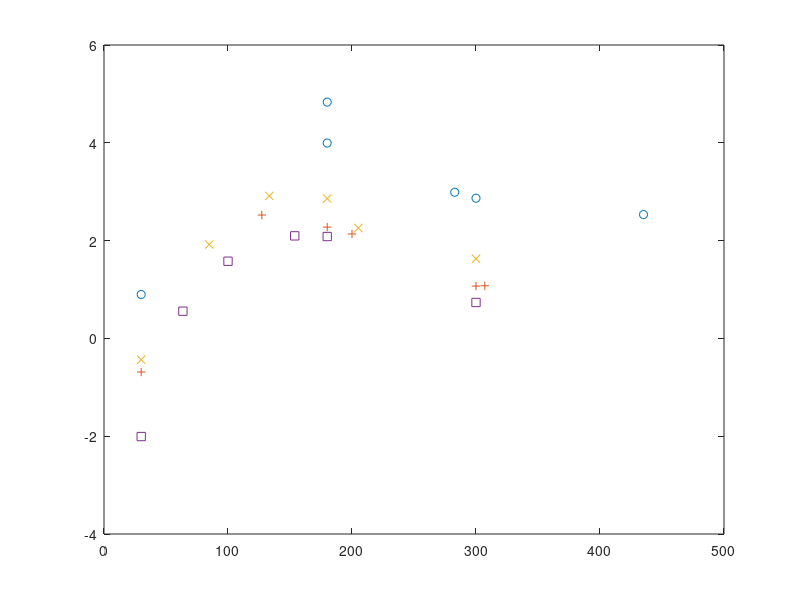

This chart was generated by the following MATLAB code:
%Totall flux in corona, transition and chrmosphere
%total flux values for driver models where driver amplitude is fixed at
%350m/s for all frequencies and modes

%fluxes calculated using energyperunitareascript

%first index is period column is mode
efluxcoronaavg=zeros(6,4);
efluxtranavg=zeros(6,4);
efluxchromavg=zeros(6,4);

%20,42,90,117
ef1Mm=zeros(6,4);  %20
ef2Mm=zeros(6,4);  %42
ef4Mm=zeros(6,4);  %90
ef5p5Mm=zeros(6,4); %117


%arrays storing flux values for (1,1) (2,2) (3,3) normal modes
% periods(471.4, 235.7, 157.1 )
%first index is period column is mode
efluxcoronaavgnd=zeros(1,3);
efluxtranavgnd=zeros(1,3);
efluxchromavgnd=zeros(1,3);

%20,42,90,117
ef1Mmnd=zeros(1,3);  %20
ef2Mmnd=zeros(1,3);  %42
ef4Mmnd=zeros(1,3);  %90
ef5p5Mmnd=zeros(1,3); %117


%(0,0) mode
efluxcoronaavgnd(:)=[665.303;0 ;0];
efluxtranavgnd(:)=[4.3055e6;0 ;0 ];
efluxchromavgnd(:)=[1.2648e6;0 ;0 ];

%20,42,90,117
ef1Mmnd(:)=[7.2224e4;0 ;0 ];
ef2Mmnd(:)=[432.3633;0 ;0 ];
ef4Mmnd(:)=[0.7576;0 ;0 ];
ef5p5Mmnd(:)=[0.1869;0 ;0 ];


periodvalues=zeros(6,4);
freqvalues=zeros(6,4);
mode=zeros(4);

mode=[0 1 2 3];

%period values for different modes
%periodvalues=zeros(5,4);
periodvalues(:,1)=[30;300; 180; 435.1;179.98;282.84];  %0,0 mode
periodvalues(:,2)=[30;300;180;307.1;127.27;200.0];    %0,1 mode
periodvalues(:,3)=[30;300;180;205.1;84.84;133.33];   %0,2 mode
periodvalues(:,4)=[30;300;180;153.8;63.63;100.0];   %0,3 mode

freqvalues=2*pi./periodvalues;
freqvalues=freqvalues.*1000;
f1=freqvalues(:,1);
f2=freqvalues(:,2);
f3=freqvalues(:,3);
f4=freqvalues(:,4);

%(0,0) mode
efluxcoronaavg(:,1)=[631.2369; 5.9778e+04; 5.5733e6 ;3.0037e4 ; 7.8956e6; 7.9381e4];
efluxtranavg(:,1)=[5.6011e4; 1.7168e+07; 9.6167e8 ;2.8300e7 ; 9.0611e7;  1.1122e7];
efluxchromavg(:,1)=[3.0578e5; -2.963e6; 5.2853e7 ;-8.3555e6 ; 1.2814e7; -4.8432e6];

%20,42,90,117
ef1Mm(:,1)=[966.0016; 7.1616e+04; 3.1342e6 ;1.2418e5 ; 6.2586e6; 1.0498e5 ];
ef2Mm(:,1)=[12.5077; 1.6954e+03; 1.5851e5 ;2.2957e3 ; 1.7128e4; 2.118e3 ];
ef4Mm(:,1)=[7.9025; 7.365235e+02; 6.7922e4 ;340.7484 ; 9.8941e3; 975.1936 ];
ef5p5Mm(:,1)=[4.2109; 3.782955e+02; 3.5415e4 ;180.6875 ; 5.1971e3; 517.0635 ];

%(0,1) mode
efluxcoronaavg(:,2)=[29.494901358148860;4.051318147572162e+03 ; 2.297778483240479e+04 ;4.053532620146417e+03 ;3.856218208415547e+04;1.954133195048339e+04 ];
efluxtranavg(:,2)=[ 1.054779756729525e+04; 2.322355043706996e+07; 1.429271898161694e+07 ;1.918490649361231e+07 ; 1.179700680364561e+07; 1.352725674772107e+07];
efluxchromavg(:,2)=[ 3.193638517989970e+05; -7.828691311908537e+04; 1.457402658852436e+07 ;-3.517890547439763e+05 ; 1.406546834883577e+07; 1.151505293805653e+07 ];

%300;180;425.9;307.1;127.27;200.0
%20,42,90,117
ef1Mm(:,2)=[ 1.181937534422132e+03; 2.325498887642353e+05; 6.820495175402486e+05 ;2.299084630407648e+05 ; 3.820877309413052e+05; 5.546153509682965e+05 ];
ef2Mm(:,2)=[2.828189265845708; 2.304140042178029e+03; 2.677864825401096e+03 ;2.169226288639462e+03 ; 2.188604456909034e+03; 1.946719309328360e+03];
ef4Mm(:,2)=[ 0.205509652657564; 11.757607578686622; 1.887405292585208e+02 ;11.919682565831048 ; 3.332258098189356e+02; 1.367391163927973e+02 ];
ef5p5Mm(:,2)=[ 0.078588748582156;4.169455752642226; 76.962911859891240 ;3.944310218862486 ; 1.440542130499308e+02; 51.342157472928310];

%(0,2) mode
efluxcoronaavg(:,3)=[31.551342892733622; 7.114636399189047e+03; 2.192934676898806e+04 ;1.850722543285173e+04 ; 6.652705319929058e+03; 6.574184640968255e+04 ];
efluxtranavg(:,3)=[ 3.166917168136111e+07; 2.261510079321959e+07; 2.173718572374981e+07 ;1.096373006913584e+07 ; 1.329974846984266e+06; 1.505622974793834e+07 ];
efluxchromavg(:,3)=[ 1.516761852906676e+04; 7.384013985141966e+06; 3.983705521896209e+06 ;1.242964460743678e+07 ; 6.312284871119971e+06; 1.450556687395446e+07 ];

%300;180;301.25;205.1;84.84;133.33
%20,42,90,117
ef1Mm(:,3)=[9.956172107625232e+02; 3.760322576876637e+05; 7.441724075866326e+05 ;5.275486045419647e+05 ;9.724618568692198e+04; 4.599962240295626e+05 ];
ef2Mm(:,3)=[2.621743605763687; 3.269349907586470e+03; 3.499636779635483e+03 ;3.183704912315482e+03 ; 2.547995248439194e+02; 2.107198010374638e+03 ];
ef4Mm(:,3)=[0.367814361092569; 42.454595456579500; 7.236398077426835e+02 ;1.808480021747144e+02 ; 83.464570736785930; 8.212728599851757e+02 ];
ef5p5Mm(:,3)=[ 0.263676057608323; 29.592560261755786; 5.032617942871063e+02 ;1.225828746185234e+02 ; 60.0194867834706700; 5.792677648523810e+02 ];




%(0,3) mode
efluxcoronaavg(:,4)=[ 1.099996121221212; 8.971907282486773e+02; 1.277667657562286e+04 ;1.177270633924782e+04 ; 3.692021946494602e+02;3.556102170764067e+03 ];
efluxtranavg(:,4)=[3.110821837047084e+02; 2.904914401505826e+06; 2.690951186770544e+07 ;1.272542853652756e+07 ; 1.965282698014879e+05; 1.551896304136794e+06];
efluxchromavg(:,4)=[4.748622985763176e+04; 1.044195868055844e+07; 2.216691474292787e+07 ;1.803483287362705e+07 ; 3.166768342479758e+06; 9.413352199125048e+06];

%300;180;231.0;153.8;63.63;100.0
%20,42,90,117
ef1Mm(:,4)=[ 3.259072103326768e+020; 3.893404121122640e+05; 8.438982957947100e+05 ;6.379451068678251e+05 ; 2.666037590733403e+04; 1.741670556387822e+05 ];
ef2Mm(:,4)=[ 0.331712474317977; 1.094102897287421e+03; 3.179597693651245e+03 ;1.613759684835975e+03 ; 59.694039130527170; 2.846920054715058e+02];
ef4Mm(:,4)=[ 0.009837085404586; 5.428678716522247; 1.211520263107523e+02 ;1.250109085328079e+02 ; 3.602241966890951; 37.859115707072670];
ef5p5Mm(:,4)=[ 0.004005536685833; 3.065851706439246; 71.413545254839660 ;74.017932812412370 ; 2.065831896382486; 22.092193248971686];

f1=freqvalues(:,1);
f2=freqvalues(:,2);
f3=freqvalues(:,3);
f4=freqvalues(:,4);

% efc1=ef5p5Mm(:,1);
% efc2=ef5p5Mm(:,2);
% efc3=ef5p5Mm(:,3);
% efc4=ef5p5Mm(:,4);
% 
% a(1)=0.4733;
% b(1)=0.3517;
% c(1)=-5.105e5;
% d(1)=-1.936;
% e(1)=7513;
% f(1)=3.842e5;
% 
% delta=(200-15)/20;
% f1fit1=15:delta:200;
% fitval1=a(1).*exp(-b(1).*(f1fit1.^2))+c(1).*(f1fit1.^(-0.1))+d(1).*f1fit1.^2+f(1);
% 
% 
% a(4)=0.4505;
% b(4)=0.08382;
% c(4)=-1.534;
% d(4)=-6.894e-5;
% e(4)=7513;
% f(4)=3.621;
% 
% f1fit4=15:delta:200;
% fitval4=a(4).*exp(-b(4).*(f1fit4.^2))+c(4).*(f1fit4.^(-0.1))+d(4).*f1fit4.^2+f(4);





%plot(periodvalues(1:7,1),ef5p5Mm(1:7,1),'o',periodvalues(1:7,2),ef5p5Mm(1:7,2),'+',periodvalues(1:7,3),ef5p5Mm(1:7,3),'x',periodvalues(1:7,4),ef5p5Mm(1:7,4),'s');
%semilogy(periodvalues(1:6,1),ef5p5Mm(1:6,1),'o',periodvalues(1:6,2),ef5p5Mm(1:6,2),'+',periodvalues(1:6,3),ef5p5Mm(1:6,3),'x',periodvalues(1:6,4),ef5p5Mm(1:6,4),'s');
%semilogy(periodvalues(1:6,1),(efluxcoronaavg(1:6,1)+0.01),'o',periodvalues(1:6,2),(efluxcoronaavg(1:6,2)+0.01),'+',periodvalues(1:6,3),(efluxcoronaavg(1:6,3)+0.01),'x',periodvalues(1:6,4),(efluxcoronaavg(1:6,4)+0.01),'s');

%semilogy(freqvalues(1:6,1),ef5p5Mm(1:6,1),'o',freqvalues(1:6,2),ef5p5Mm(1:6,2),'+',freqvalues(1:6,3),ef5p5Mm(1:6,3),'x',freqvalues(1:6,4),ef5p5Mm(1:6,4),'s');
%loglog(freqvalues(1:6,1),ef5p5Mm(1:6,1),'o',freqvalues(1:6,2),ef5p5Mm(1:6,2),'+',freqvalues(1:6,3),ef5p5Mm(1:6,3),'x',freqvalues(1:6,4),ef5p5Mm(1:6,4),'s');
% plot(log10(freqvalues(1:6,1)),log10(ef5p5Mm(1:6,1)),'o',log10(freqvalues(1:6,2)),log10(ef5p5Mm(1:6,2)),'+',log10(freqvalues(1:6,3)),log10(ef5p5Mm(1:6,3)),'x',log10(freqvalues(1:6,4)),log10(ef5p5Mm(1:6,4)),'s');
%plot((periodvalues(1:6,1)),log10(ef5p5Mm(1:6,1)),'o',(periodvalues(1:6,2)),log10(ef5p5Mm(1:6,2)),'+',(periodvalues(1:6,3)),log10(ef5p5Mm(1:6,3)),'x',(periodvalues(1:6,4)),log10(ef5p5Mm(1:6,4)),'s');
plot((periodvalues(1:6,1)),log10(ef4Mm(1:6,1)),'o',(periodvalues(1:6,2)),log10(ef4Mm(1:6,2)),'+',(periodvalues(1:6,3)),log10(ef4Mm(1:6,3)),'x',(periodvalues(1:6,4)),log10(ef4Mm(1:6,4)),'s');
% hold on;
% plot(log10(f1fit1),log10(fitval1));
% 
% plot(log10(f1fit4),log10(fitval4));

